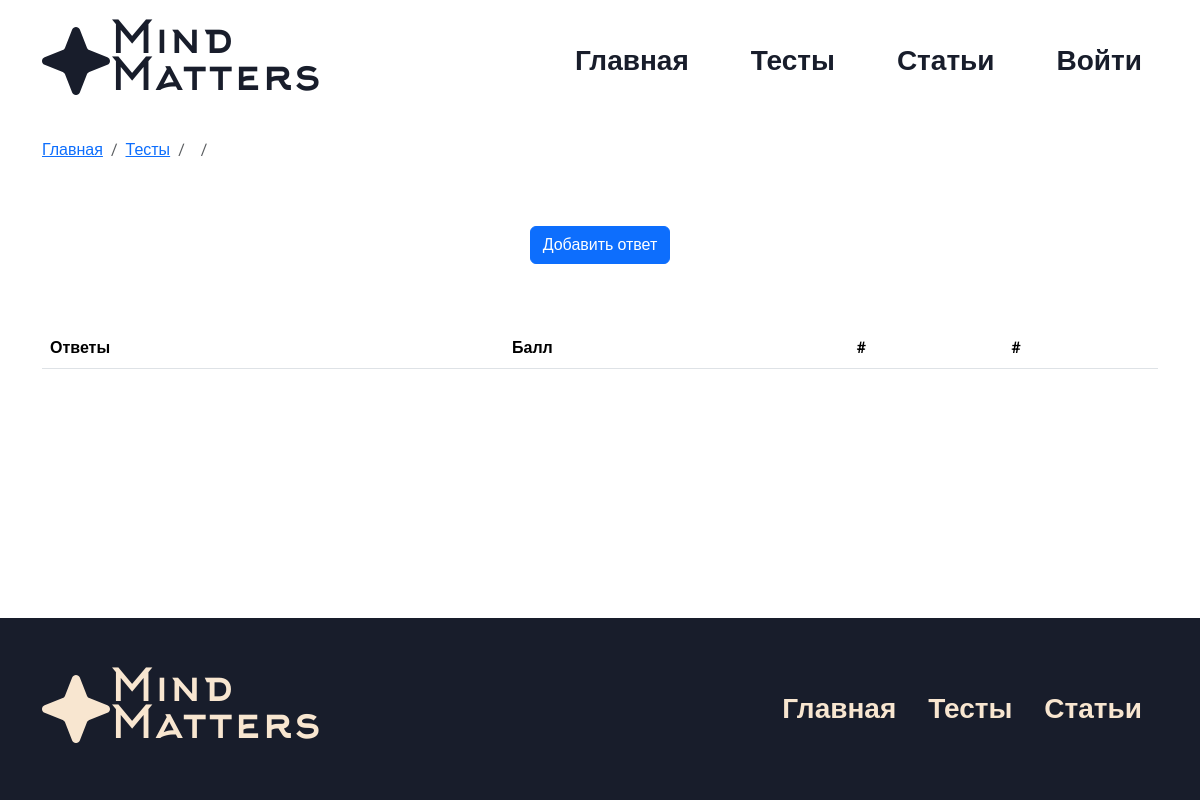
Page /add_answer/113test_id4 on the earlier database version.
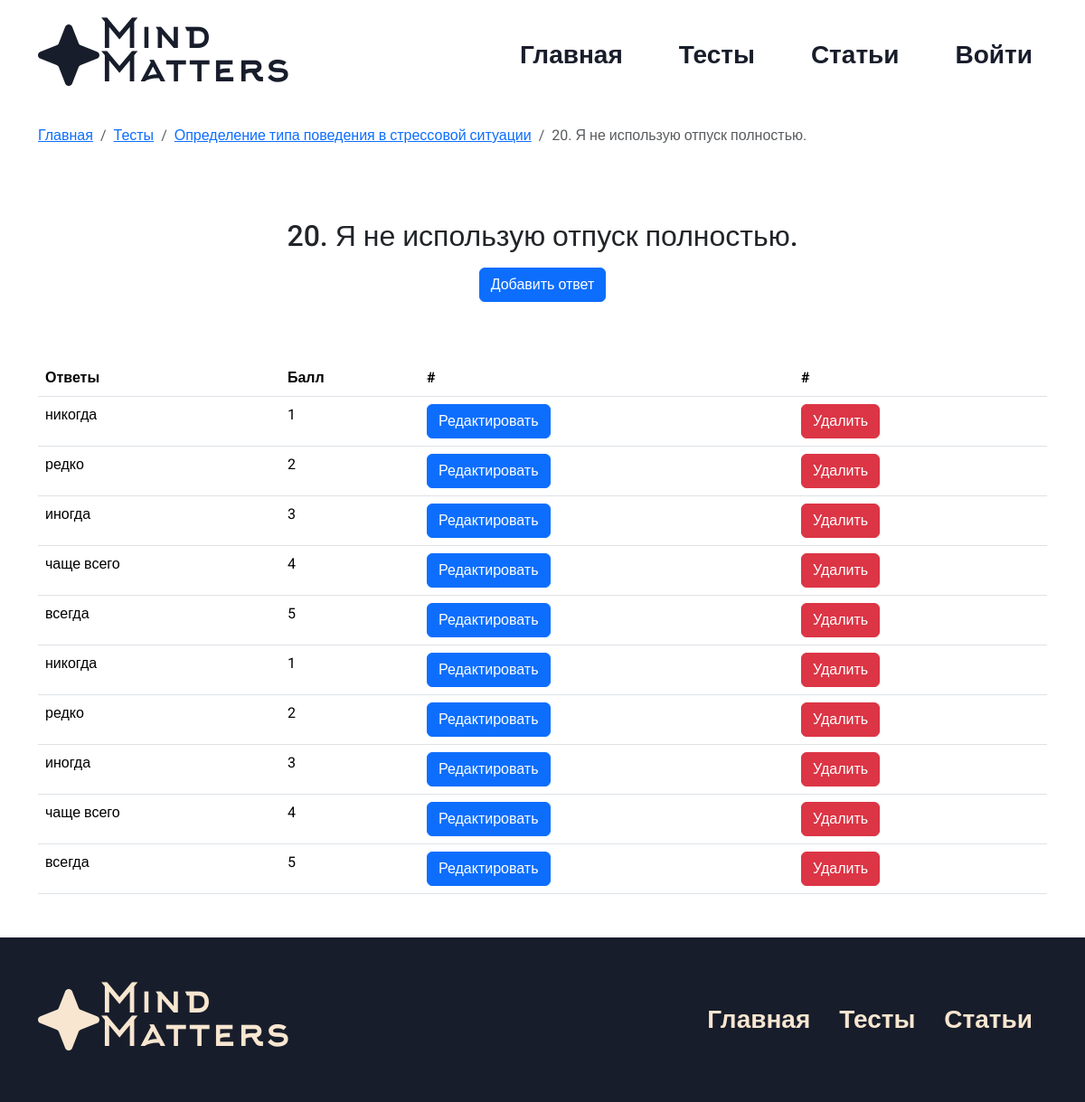
Same page on the later database version.
### app/models.py (models this page shows, shortened)
class Tests(db.Model):
    id = db.Column(db.Integer,primary_key=True)
    title = db.Column(db.String(100))
    text = db.Column(db.Text)
    image_name = db.Column(db.String(100))
    category = db.Column(db.String(100))
    color = db.Column(db.String(100))

class Question(db.Model):
    id = db.Column(db.Integer,primary_key=True)
    title = db.Column(db.String(100))
    id_test = db.Column(db.Integer, db.ForeignKey('tests.id'))

class Answer(db.Model):
    id = db.Column(db.Integer,primary_key=True)
    title = db.Column(db.String(100))
    weight = db.Column(db.Integer)
    id_question = db.Column(db.Integer, db.ForeignKey('question.id'))

### app/views.py (the view, shortened to what this page needs)
@app.route('/add_answer/<int:id_question>test_id<int:id_test>', methods=['GET', 'POST'])
def add_answer(id_question,id_test):
    test = Tests.query.get(id_test)
    question = Question.query.filter_by(id=id_question).first()
    answer = Answer.query.filter_by(id_question=id_question).all()
    return render_template("add_answer.html",answer=answer,question=question,test=test)

### app/views.py (called while the page is built)
@app.context_processor
def inject_user():
    def get_user_name():
        if 'name' in session:
            return Users.query.filter_by(email=session['name']).first()
    return dict(active_user=get_user_name())

### app/templates/add_answer.html (shortened to what this page needs)
{% extends 'base.html' %}
{% block main %}
<div class="container">
    <ol class="breadcrumb py-3">
        <li class="breadcrumb-item"><a href="/">Главная</a></li>
        <li class="breadcrumb-item"><a href="/tests">Тесты</a> </li>
        <li class="breadcrumb-item"><a href="/edit_test/{{test.id}}">{{test.title}}</a></li>
        <li class="breadcrumb-item active "> <p class="text-truncate">{{question.title}}</p> </li>
      </ol>
<div class="text-center my-5">
    <h2> {{question.title}}</h2>
    <div class="my-3">
        <button type="button" class="btn btn-primary mb-3" data-bs-toggle="modal" data-bs-target="#exampleModal">
            Добавить ответ
        </button>
    </div>
</div>
</div>
<div class="my-5 container">
    <table class="table">
        <thead>
            <tr>
                <th scope="col">Ответы</th>
                <th scope="col">Балл</th>
                <th scope="col">#</th>
                <th scope="col">#</th>
            </tr>
        </thead>
        <tbody>
            {%for ans in answer%}
            <tr>
                <td>{{ans.title}} </td>
                <td>{{ans.weight}} </td>
                <td><button class="btn btn-primary" data-bs-toggle="modal" data-bs-target="#exampleModal{{ans.id}}">Редактировать</button></td>
                <td><a href="/delete-answer/{{question.id}}/{{ans.id}}/{{test.id}}" class="btn btn-danger">Удалить</a></td>
            </tr>
            {%endfor%}
        </tbody>
    </table>
</div>
{% endblock %}

Differences in the rows shown:
added Tests: title "Определение типа поведения в стрессовой ситуации"
added Question: title "20. Я не использую отпуск полностью."
added Answer: title "никогда", weight "1"
added Answer: title "редко", weight "2"
added Answer: title "иногда", weight "3"
added Answer: title "чаще всего", weight "4"
added Answer: title "всегда", weight "5"
added Answer: title "никогда", weight "1"
added Answer: title "редко", weight "2"
added Answer: title "иногда", weight "3"
added Answer: title "чаще всего", weight "4"
added Answer: title "всегда", weight "5"
